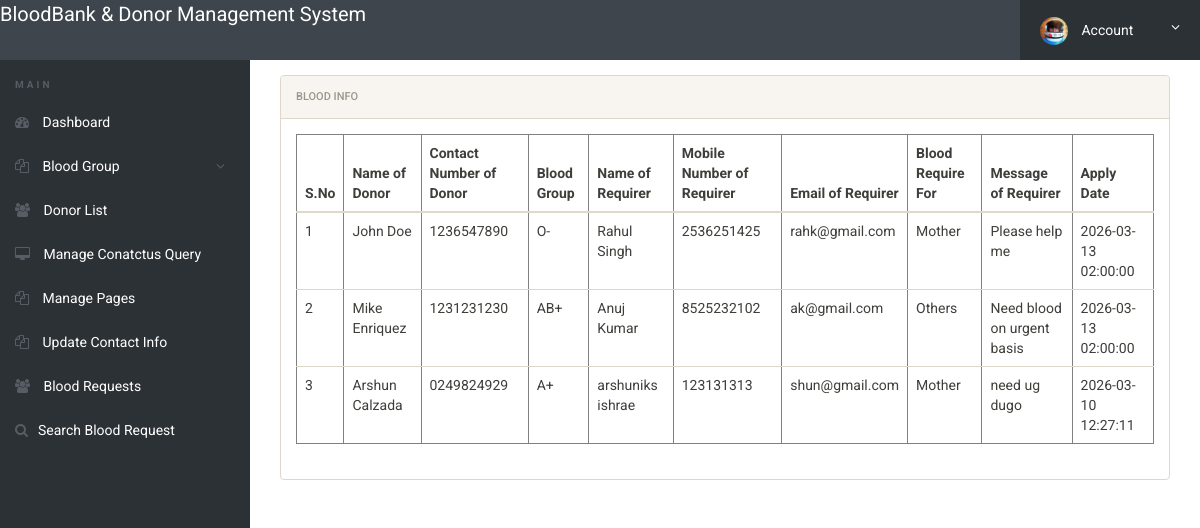
The page /admin/blood-requests.php (signed in) on the database its author committed.
### tables this page shows
CREATE TABLE `tblbloodrequirer` (
  `ID` int(10) NOT NULL,
  `BloodDonarID` int(10) DEFAULT NULL,
  `name` varchar(250) DEFAULT NULL,
  `EmailId` varchar(250) DEFAULT NULL,
  `ContactNumber` bigint(10) DEFAULT NULL,
  `BloodRequirefor` varchar(250) DEFAULT NULL,
  `Message` mediumtext DEFAULT NULL,
  `ApplyDate` timestamp NULL DEFAULT current_timestamp()
);

CREATE TABLE `tblblooddonars` (
  `id` int(11) NOT NULL,
  `FullName` varchar(100) DEFAULT NULL,
  `MobileNumber` char(11) DEFAULT NULL,
  `EmailId` varchar(100) DEFAULT NULL,
  `Gender` varchar(20) DEFAULT NULL,
  `Age` int(11) DEFAULT NULL,
  `BloodGroup` varchar(20) DEFAULT NULL,
  `Address` varchar(255) DEFAULT NULL,
  `Message` mediumtext DEFAULT NULL,
  `PostingDate` timestamp NOT NULL DEFAULT current_timestamp(),
  `status` int(1) DEFAULT NULL,
  `Password` varchar(250) DEFAULT NULL
);

### admin/blood-requests.php (the view, shortened to what this page needs)
<?php
include('includes/config.php');
if(strlen($_SESSION['alogin'])==0)
	{
header('location:index.php');
}
else{
 ?>
<!doctype html>
<html lang="en" class="no-js">
<head>
	<link rel="stylesheet" href="css/font-awesome.min.css">
	<link rel="stylesheet" href="css/bootstrap.min.css">
	<link rel="stylesheet" href="css/dataTables.bootstrap.min.css">
	<link rel="stylesheet" href="css/bootstrap-social.css">
	<link rel="stylesheet" href="css/bootstrap-select.css">
	<link rel="stylesheet" href="css/fileinput.min.css">
	<link rel="stylesheet" href="css/awesome-bootstrap-checkbox.css">
	<link rel="stylesheet" href="css/style.css">
</head>
<body>
	<?php include('includes/header.php');?>
	<div class="ts-main-content">
		<?php include('includes/leftbar.php');?>
		<div class="content-wrapper">
			<div class="container-fluid">
					<div class="col-md-12">
						<div class="panel panel-default">
							<div class="panel-heading">Blood Info</div>
							<div class="panel-body">
								<table border="1" class="table table-responsive">
                                    <thead>
                                         <tr>
                                         	<th>S.No</th>
                                          <th>Name of Donor</th>
                                          <th>Contact Number of Donor</th>
                                          <th>Blood Group</th>
                                            <th>Name of Requirer</th>
                                            <th>Mobile Number of Requirer</th>
                                            <th>Email of Requirer</th>
                                            <th>Blood Require For</th>
                                            <th>Message of Requirer</th>
                                            <th>Apply Date</th>
                                        </tr>
                                    </thead>
                                    <tbody>
                                        <tr><?php
$sql="SELECT tblbloodrequirer.BloodDonarID,tblbloodrequirer.name,tblbloodrequirer.EmailId,tblbloodrequirer.ContactNumber,tblbloodrequirer.BloodRequirefor,tblbloodrequirer.Message,tblbloodrequirer.ApplyDate,tblblooddonars.id as donid,tblblooddonars.FullName,tblblooddonars.MobileNumber,tblblooddonars.BloodGroup  from  tblbloodrequirer join tblblooddonars on tblblooddonars.id=tblbloodrequirer.BloodDonarID where tblblooddonars.FullName like '%$sdata%' || tblblooddonars.MobileNumber like '%$sdata%'";
$query = $dbh -> prepare($sql);
$query->execute();
$results=$query->fetchAll(PDO::FETCH_OBJ);
$cnt=1;
if($query->rowCount() > 0)
{
foreach($results as $row)
{               ?>
                                            <td><?php echo htmlentities($cnt);?></td>
                                            <td><?php  echo htmlentities($row->FullName);?></td>
                                            <td><?php  echo htmlentities($row->MobileNumber);?></td>
                                            <td><?php  echo htmlentities($row->BloodGroup);?></td>
                                        <td><?php  echo htmlentities($row->name);?></td>
                                             <td><?php  echo htmlentities($row->ContactNumber);?></td>
                                             <td><?php  echo htmlentities($row->EmailId);?></td>
                                          <td><?php  echo htmlentities($row->BloodRequirefor);?></td>
                 <td><?php  echo htmlentities($row->Message);?>
                  </td>
                                            <td>
                                              <?php  echo htmlentities($row->ApplyDate);?>
                                            </td>
                                        </tr>
                                    <?php $cnt=$cnt+1;}} else {?>
                                        <tr>
                                            <th colspan="8" style="color:red;"> No Record found</th>
                                        </tr>
                                    <?php } ?>
                                    </tbody>
                                </table>
							</div>
						</div>
					</div>
				</div>
			</div>
		</div>
</body>
</html>
<?php } ?>

### admin/css/style.css (style rules this page uses)
html { font-size: 14px; }
@media only screen and (min-width: 480px) { html { font-size: 17px; } }
@media only screen and (min-width: 768px) { html { font-size: 14px; } }
body { font-size: 1em; }
.panel { overflow: hidden; }
.ts-main-content .content-wrapper { padding-top: 15px; margin-top: 60px; }
@media only screen and (min-width: 992px) { .ts-main-content .content-wrapper { margin-left: 250px; } }

### rows shown on the page
tblbloodrequirer: BloodDonarID.FullName "John Doe", BloodDonarID.MobileNumber "1236547890", BloodDonarID.BloodGroup "O-", name "Rahul Singh", ContactNumber "2536251425", EmailId "rahk@gmail.com", BloodRequirefor "Mother", Message "Please help me", ApplyDate "2026-03-13 02:00:00"
tblbloodrequirer: BloodDonarID.FullName "Mike Enriquez", BloodDonarID.MobileNumber "1231231230", BloodDonarID.BloodGroup "AB+", name "Anuj Kumar", ContactNumber "8525232102", EmailId "ak@gmail.com", BloodRequirefor "Others", Message "Need blood on urgent basis", ApplyDate "2026-03-13 02:00:00"
tblbloodrequirer: BloodDonarID.FullName "Arshun Calzada", BloodDonarID.MobileNumber "0249824929", BloodDonarID.BloodGroup "A+", name "arshuniks ishrae", ContactNumber "123131313", EmailId "shun@gmail.com", BloodRequirefor "Mother", Message "need ug dugo", ApplyDate "2026-03-10 12:27:11"
